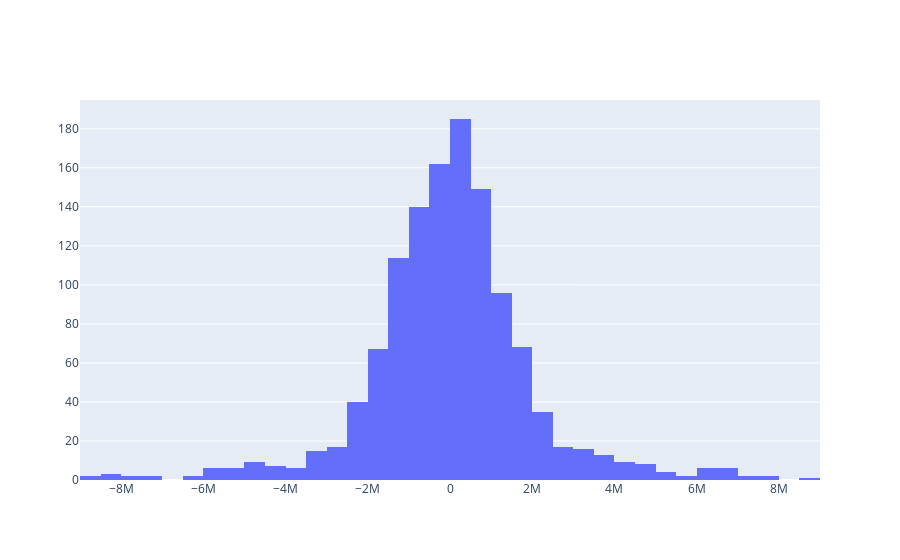

Notebook code cell kept with this figure:
### Code cell
residuals = y_test - predictions
fig = go.Figure(data=[go.Histogram(x=residuals, nbinsx=50)])

fig.show()

### Figure 1 — Plotly figure (JSON) as saved in the notebook; plotly's stock layout.template omitted (floating-point values rounded to 4 significant figures; data arrays with more than 128 entries replaced by an {"elided": "..."} marker saying what was removed)
{"data": [{"nbinsx": 50, "type": "histogram", "x": {"elided": "1219 float values"}}], "layout": {}}
